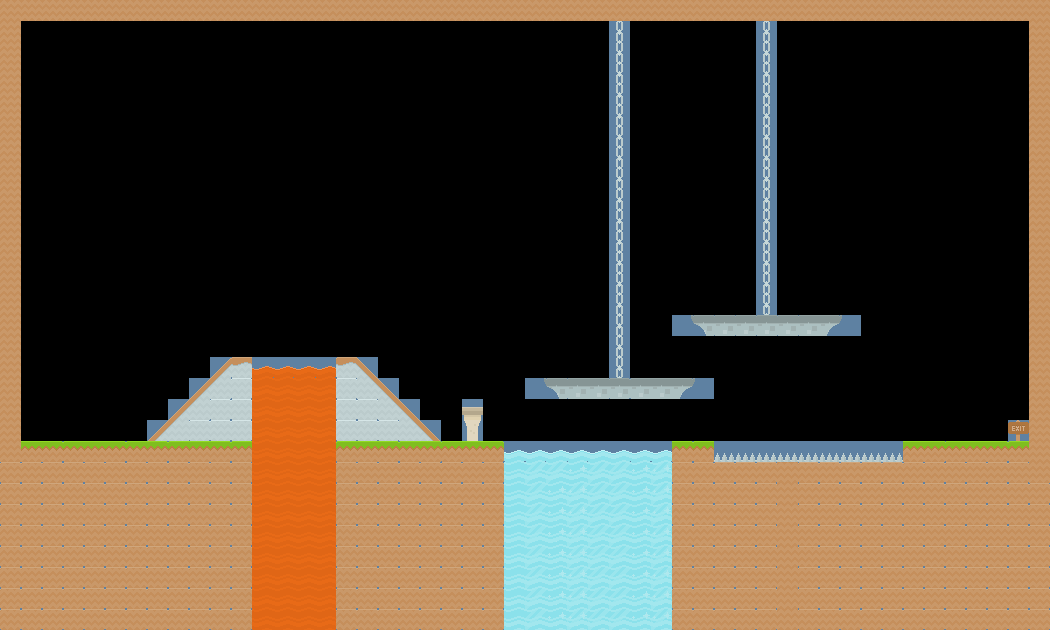

This game map was drawn from its Tiled (.tmx) file and the tilesets committed beside it. A one-line description and the trimmed map source follow:
An orthogonal 50x30 tile map with 21x21 px tiles, 1 tile layer (Tile Layer 1).

<map version="1.0" orientation="orthogonal" renderorder="right-down" width="50" height="30" tilewidth="21" tileheight="21" nextobjectid="1">
 <tileset firstgid="1" name="spritesheet" tilewidth="21" tileheight="21" spacing="2" margin="2">
  <image source="spritesheet.png" width="692" height="692" />
  <terraintypes>
   <terrain name="New Terrain" tile="-1" />
  </terraintypes>
 </tileset>
 <layer name="Tile Layer 1" width="50" height="30">
  <data>[1500 cells, 636 non-empty, 32 distinct tile ids]</data>
 </layer>
</map>
